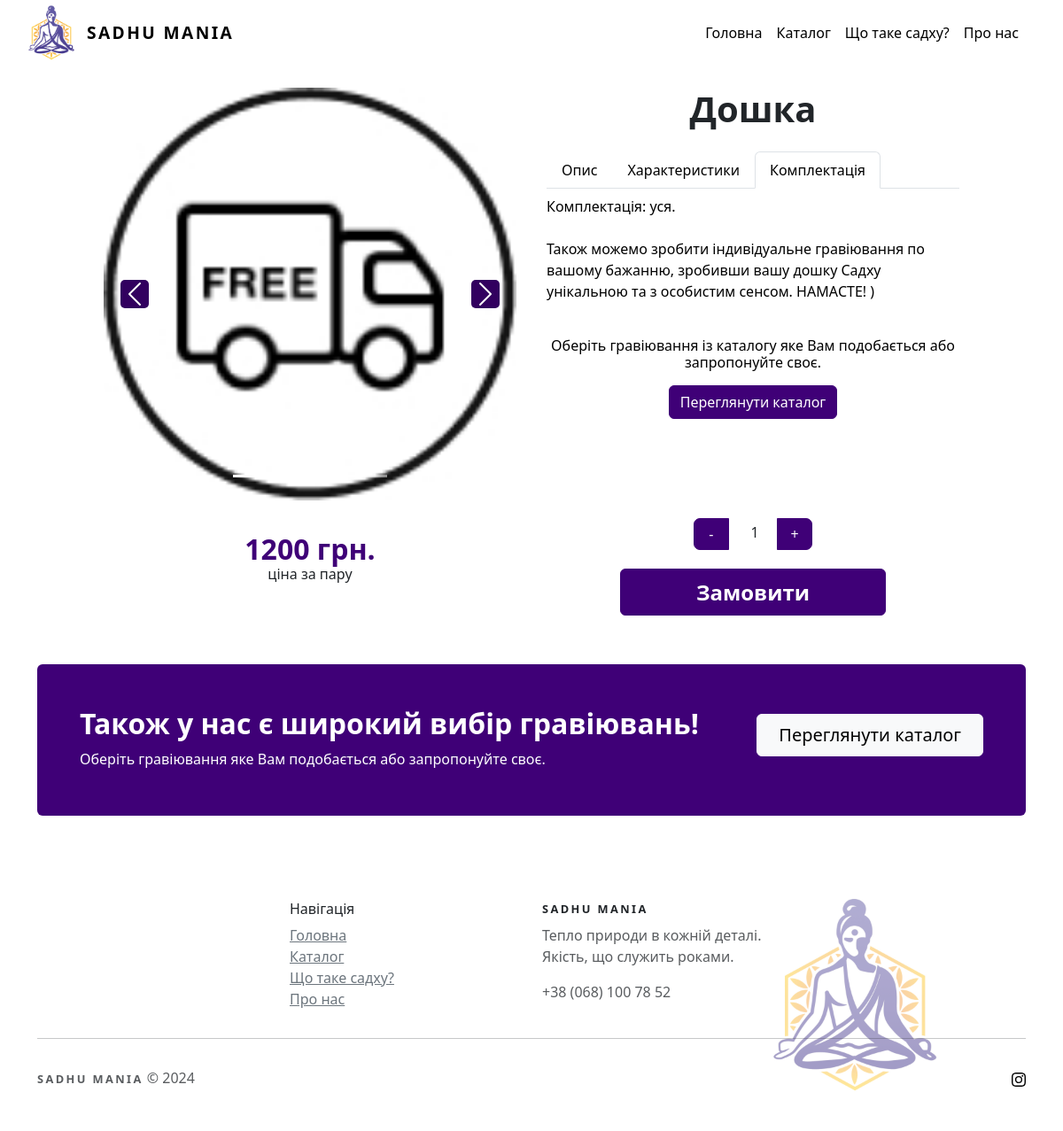
/product/1/, run on an earlier commit of the app's database.
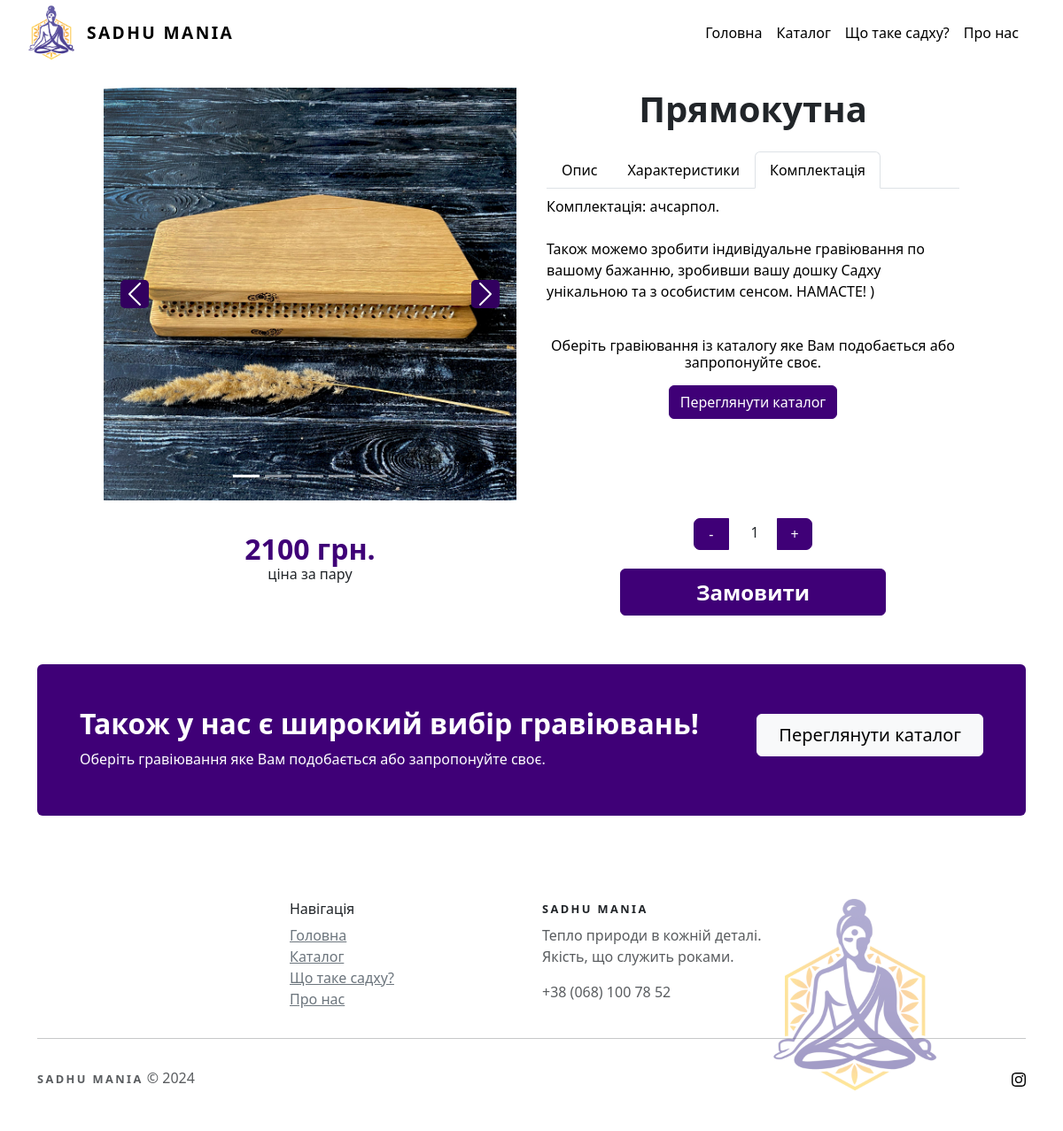
And on a later commit of the database.
### products/models.py (models this page shows, shortened)
class ProductImage(models.Model):
    product = models.ForeignKey(Product, related_name='images', on_delete=models.CASCADE)
    image = models.ImageField(upload_to='products/', verbose_name="Зображення")

class Product(models.Model):
    name = models.CharField(max_length=255, verbose_name="Назва пропозиції")
    engraving = models.BooleanField(default=False, verbose_name="Можливість обрати гравіювання")
    description = models.TextField(max_length=760, verbose_name="Опис")
    size_of_foot = models.IntegerField(default=45, validators=[MinValueValidator(10), MaxValueValidator(70)], verbose_name="Розмір ноги")
    step = models.IntegerField(default=10, validators=[MinValueValidator(6), MaxValueValidator(50)], verbose_name='Крок')
    width = models.IntegerField(default=35, validators=[MinValueValidator(20)], verbose_name="Довжина")
    length = models.IntegerField(default=14, validators=[MinValueValidator(14)], verbose_name="Ширина")
    weight = models.DecimalField(max_digits=4, decimal_places=1, verbose_name="Вага")
    materials = models.TextField(max_length=100, verbose_name="Матеріали")
    equipment = models.TextField(max_length=100, verbose_name="Комплектація")
    price = models.DecimalField(max_digits=11, decimal_places=0, verbose_name="Ціна")
    sale_price = models.DecimalField(max_digits=11, decimal_places=0, blank=True, null=True, verbose_name="Акційна ціна")
    created_at = models.DateTimeField(auto_now_add=True, verbose_name="Дата створення")
    is_active = models.BooleanField(default=True, verbose_name='Активний на сайті')

### products/views.py (the view)
# urls.py: path('product/<int:pk>/', ProductDetailView.as_view(), name='product_detail'),
class ProductDetailView(DetailView):
    model = Product  # Django автоматично знайде об'єкт за `pk` з URL
    template_name = 'ware.html'  # шлях до шаблону
    context_object_name = 'product'
    def get_context_data(self, **kwargs):
        context = super().get_context_data(**kwargs)
        context['footer_info'] = FooterInfo.objects.first()
        context['engraving_ids'] = get_ids()
        return context

### products/views.py (called while the page is built)
def get_ids():
    engravings = Engraving.objects.all()
    dict_ids = []
    for engraving in engravings:
        dict_ids.append(engraving.display_id)
    return sorted(dict_ids)

### templates/ware.html (shortened to what the changed rows need)
{% load static %}
<!DOCTYPE html>
<html data-bs-theme="light" lang="en">
<head>
    <link rel="stylesheet" href="https://cdn.jsdelivr.net/npm/bootstrap@5.3.3/dist/css/bootstrap.min.css">
    <link rel="stylesheet" href="{% static 'css/bs-theme-overrides.css' %}">
    <link rel="stylesheet" href="https://cdnjs.cloudflare.com/ajax/libs/animate.css/3.5.2/animate.min.css">
    <link rel="stylesheet" href="{% static 'css/Hero-Carousel-images.css' %}">
    <link rel="stylesheet" href="{% static 'css/Lightbox-Gallery-No-Gutters-baguetteBox.min.css' %}">
    <link rel="stylesheet" href="{% static 'css/Navbar-Centered-Links-icons.css' %}">
    <link rel="stylesheet" href="{% static 'css/styles.css' %}">
</head>
<body>
    <div class="row" style="max-width: 1000px;margin: 0 auto;justify-content: center;">
        <div class="col">
            <div class="carousel slide" data-bs-ride="false" id="carousel-1">
                <div class="carousel-inner">
                    {% for image in product.images.all %}
                    	<div class="carousel-item {% if forloop.first %}active{% endif %}"><img class="w-100 d-block" src="{{ image.image.url }}" alt="Slide Image"></div>
                    {% endfor %}
                </div>
            </div>
        </div>
        <div class="col">
            <h1 id="productName" class="mb-4"><strong>{{ product.name }}</strong></h1>
            <div>
                <div class="tab-content">
                    <div class="tab-pane active" role="tabpanel" id="tab-3">
                        <p>Комплектація: {{ product.equipment }}.<br><br>Також можемо зробити індивідуальне гравіювання по вашому бажанню, зробивши вашу дошку Садху унікальною та з особистим сенсом. НАМАСТЕ! )<br><br></p>
                        <div class="pb-2 pb-lg-1" style="text-align: center;">
                            <h6 class="fw-bold text-center mb-2"></h6><a class="btn mt-2 btn-primary" role="button" href="\catalog-of-engravings"></a>
                        </div>
                    </div>
                </div>
            </div>
        </div>
    </div>
    <div class="row" style="max-width: 1000px;margin: 0 auto;justify-content: center;align-items: center;">
        <div class="col">
            {% if product.sale_price %}
            	<h5 style="padding-bottom: 1px;margin-bottom: 1px;margin-top: 8px;"><span style="text-decoration: line-through;">{{ product.price }} грн.</span></h5>
                <h2 id="price-for-each" style="color: var(--bs-primary);font-weight: bold;margin-bottom: 2px;">{{ product.sale_price }} грн.</h2>
                <p style="margin-bottom: 11px;padding-top: 0px;margin-top: -5px;">ціна за пару</p>
            {% else %}
                <h2 id="price-for-each" style="color: var(--bs-primary);font-weight: bold;margin-bottom: 2px;">{{ product.price }} грн.</h2>
                <p style="margin-bottom: 11px;padding-top: 0px;margin-top: -5px;">ціна за пару</p>
            {% endif %}
        </div>
    </div>
    <section class="py-4 py-xl-5">
        <div class="container">
            <div class="text-white bg-primary border rounded border-0 border-primary d-flex flex-column justify-content-between flex-lg-row p-4 p-md-5">
                <div class="pb-2 pb-lg-1">
                    <h2 class="fw-bold mb-2">Також у нас є широкий вибір гравіювань!</h2>
                </div>
            </div>
        </div>
    </section>
</body>
</html>

What changed in the data, as far as the page shows it:
changed ProductImage: image: a different picture
changed Product: name "Дошка" → "Прямокутна"; equipment "уся" → "ачсарпол"; price "1200" → "2100"
